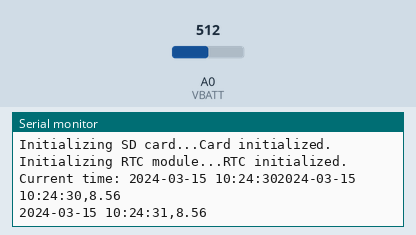
Simulated run of this sketch. Board: Arduino Uno, built with avr-gcc and run on an emulated ATmega328P. Shown: the last lines printed to the serial monitor. The test bench sets the inputs (shaded band); at power-on: A0 (VBATT) = 512. The local clock reads 2024-03-15 10:24:30 at power-on unless the sketch sets it; storage starts empty.

Above: at 1.2 s.
1.3 s: A0 (VBATT) set to 716
At 2.6 s:
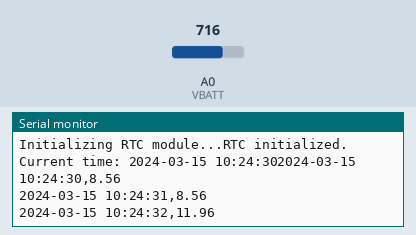
2.8 s: A0 (VBATT) set to 900
At 3.5 s:
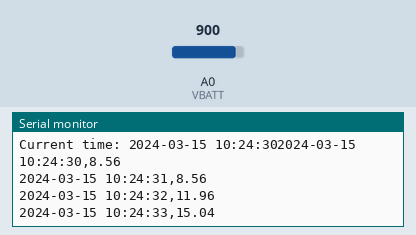
Timing chart, 0 to 5.8 s (numbered marks = the images above; inputs shaded):
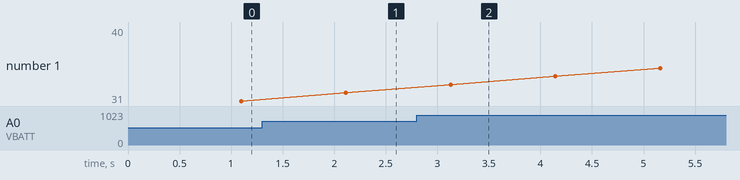

The sketch:

scan-bv-logger.ino
```cpp
#include <SPI.h>
#include <SD.h>
#include <Ds1302.h>

#define VBATT A0

#define RTC_CLK 2
#define RTC_DAT 3
#define RTC_RST 4

#define SD_CS 10
#define SD_MOSI 11
#define SD_MISO 12
#define SD_SCK 13

Ds1302 rtc(RTC_RST, RTC_CLK, RTC_DAT);

// Take in a DateTime object and return a string representation
String buildTimeStr(Ds1302::DateTime &now) {
  String dtstr = "";
  dtstr += "20" + String(now.year) + "-";  // YYYY-
  if (now.month < 10) dtstr += "0";
  dtstr += String(now.month) + "-";  // YYYY-MM-
  if (now.day < 10) dtstr += "0";
  dtstr += String(now.day) + " ";  // YYYY-MM-DD
  if (now.hour < 10) dtstr += "0";
  dtstr += String(now.hour) + ":";  // YYYY-MM-DD HH:
  if (now.minute < 10) dtstr += "0";
  dtstr += String(now.minute) + ":";  // YYYY-MM-DD HH:MM
  if (now.second < 10) dtstr += "0";
  dtstr += String(now.second);  // YYYY-MM-DD HH:MM:SS
  return dtstr;
}

void setup() {
  // Open serial communications and wait for port to open:
  Serial.begin(9600);

  Serial.print("Initializing SD card...");

  // see if the card is present and can be initialized:
  if (!SD.begin(SD_CS)) {
    Serial.println("Card failed, or not present; aborting.");
    // don't do anything more:
    while (1);
  }
  Serial.println("Card initialized.");

  Serial.print("Initializing RTC module...");
  rtc.init();

  // uncomment to manually set RTC
  //Serial.print("RTC is halted; setting time...");
  //Ds1302::DateTime dt = {
//    .year = 22,
//    .month = Ds1302::MONTH_APR,
//    .day = 13,
//    .hour = 12,
//    .minute = 2,
//    .second = 10,
//    .dow = Ds1302::DOW_SUN
//  };
//
//  rtc.setDateTime(&dt);

  // read current time and write it
  Ds1302::DateTime now;
  rtc.getDateTime(&now);
  Serial.println("RTC initialized.");
  Serial.print("Current time: ");
  Serial.print(buildTimeStr(now));

  analogReference(DEFAULT);
}

void loop() {
  // Read the analog value 10 times for averaging
  int raw_data = 0;
  for (int i = 0; i < 10; i++) {
    raw_data += analogRead(VBATT);
  }
  float volts = raw_data*0.001671;
  // Magic constant is ~((4.1/1023)*(51k||68k + 91k)/(51k||68k))/10 with some manual tuning
  // The divide by 10 of the whole expression is to average out over 10 measurements for accuracy
  // 4.1/1023 converts value into volts (input saturates at 4.1 V instead of std 5 V for some reason)
  // (51k||68k + 91k)/(51k||68k) reverses the effect of the voltage divider to get the source voltage
  // Note that the 51k||68k is because we originally used a 51k resistor to drop to 5 V instead of 3.4 V

  // get the current time:
  Ds1302::DateTime now;
  rtc.getDateTime(&now);
  while (now.year < 22) {
    // sometimes the clock returns bogus data, so retry until we have a valid date
    rtc.getDateTime(&now);
  }
  String dtstr = buildTimeStr(now);

  if (volts) {
    // open the file. note that only one file can be open at a time,
    // so you have to close this one before opening another.
    File dataFile = SD.open("datalog.csv", FILE_WRITE);

    // if the file is available, write to it:
    if (dataFile) {
      dataFile.println(dtstr + "," + String(volts));
      dataFile.close();
      // print to the serial port too:
      Serial.println(dtstr + "," + String(volts));
    }
    // if the file isn't open, pop up an error:
    else {
      Serial.println("error opening datalog.csv");
    }
  }

  delay(1000);
}
```

Measured:
- after the input at 1.3 s, the serial monitor: prints a new line after 0.81 s (image 1)
- after the input at 2.8 s, the serial monitor: prints a new line after 0.33 s (image 2)
